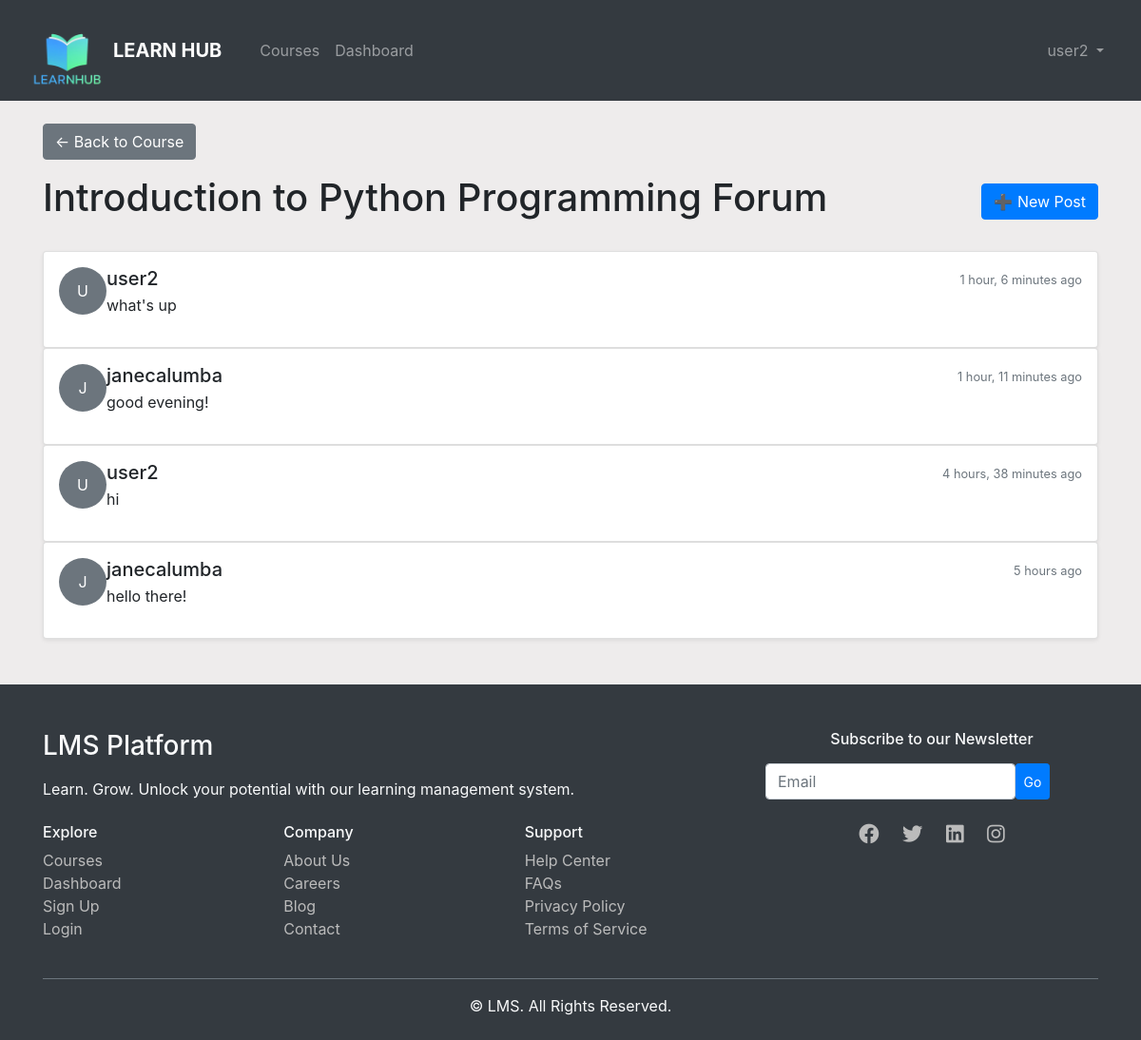
The page /courses/1/forum/ (signed in) on the database its author committed.
### lms_app/models.py (models this page shows)
class Forum(models.Model):
    course = models.OneToOneField(Course, on_delete=models.CASCADE)
    title = models.CharField(max_length=255)

class Post(models.Model):
    forum = models.ForeignKey("Forum", on_delete=models.CASCADE, default=1)
    user = models.ForeignKey(User, on_delete=models.CASCADE)
    content = models.TextField()
    created_at = models.DateTimeField(auto_now_add=True)

### lms_app/views.py (the view)
# urls.py: path('courses/<int:course_id>/forum/', views.forum_view, name='forum_view'),
@login_required
def forum_view(request, course_id):
    course = get_object_or_404(Course, id=course_id)
    forum = get_object_or_404(Forum, course=course)
    posts = Post.objects.filter(forum=forum).order_by('-created_at')
    return render(request, 'forum.html', {'forum': forum, 'posts': posts})

### lms_app/templates/forum.html (shortened to what this page needs)
{% extends 'base.html' %}
{% block content %}
<a href="{% url 'course_detail' forum.course.id %}" class="btn btn-secondary mb-3">← Back to Course</a>
<div class="d-flex justify-content-between align-items-center mb-4">
    <h1 class="fw-bold">{{ forum.title }}</h1>
    <a href="{% url 'create_post' forum.course.id %}" class="btn btn-primary">➕ New Post</a>
</div>
{% if posts %}
<div class="row g-3">
    {% for post in posts %}
    <div class="col-12">
        <div class="card shadow-sm hover-shadow transition p-3">
            <div class="d-flex align-items-start mb-2">
                <div class="me-3">
                    <div class="rounded-circle bg-secondary text-white d-flex align-items-center justify-content-center" style="width:50px; height:50px;">
                        {{ post.user.username|slice:":1"|upper }}
                    </div>
                </div>
                <div class="flex-grow-1">
                    <div class="d-flex justify-content-between align-items-center">
                        <h5 class="mb-1">{{ post.user.username }}</h5>
                        <small class="text-muted">{{ post.created_at|timesince }} ago</small>
                    </div>
                    <p class="mb-2">{{ post.content }}</p>
                </div>
            </div>
        </div>
    </div>
    {% endfor %}
</div>
{% else %}
<div class="alert alert-info mt-3 text-center">
    No posts in this forum yet. Be the first to start a discussion!
</div>
{% endif %}
{% endblock %}

### lms_app/templates/base.html (shortened to what this page needs)
{% load static %}
<!DOCTYPE html>
<html lang="en">
<head>
    <link rel="stylesheet" href="https://stackpath.bootstrapcdn.com/bootstrap/4.5.2/css/bootstrap.min.css">
    <link rel="stylesheet" href="https://cdnjs.cloudflare.com/ajax/libs/font-awesome/5.15.1/css/all.min.css">
</head>
<body style="background-color: rgb(238, 236, 236);">
    <nav class="navbar navbar-expand-lg navbar-dark bg-dark">
    <div class="container-fluid">
        <a class="navbar-brand d-flex align-items-center" href="{% url 'home' %}">
            <img src="{% static 'icons/final logo.png' %}" alt="Logo" width="80" height="80" class="d-inline-block align-top mr-2">
            <span class="font-weight-bold">LEARN HUB</span>
        </a>
        <div class="collapse navbar-collapse" id="navbarNav">
            <ul class="navbar-nav mr-auto">
                <li class="nav-item ml-3">
                    {% if user.profile.role == 'Student' %}
                      <a class="nav-link" href="{% url 'course_list' %}">Courses</a>
                    {% endif %}
                </li>
                {% if user.is_authenticated %}
                    {% if user.profile.role == 'Student' %}
                        <li class="nav-item">
                            <a class="nav-link" href="{% url 'dashboard' %}">Dashboard</a>
                        </li>
                    {% elif user.profile.role == 'Instructor' %}
                        <li class="nav-item">
                            <a class="nav-link" href="{% url 'instructor_dashboard' %}">Dashboard</a>
                        </li>
                    {% endif %}
                {% endif %}
            </ul>
            <ul class="navbar-nav ml-auto">
                {% if user.is_authenticated %}
                    <li class="nav-item dropdown">
                        <a class="nav-link dropdown-toggle" href="#" id="navbarDropdown" role="button"
                           data-toggle="dropdown" aria-haspopup="true" aria-expanded="false">
                            {{ user.username }}
                        </a>
                    </li>
                {% endif %}
            </ul>
        </div>
    </div>
</nav>
    <div class="container mt-4">
        {% block content %}
        {% endblock %}
    </div>
<footer class="bg-dark text-light pt-5 pb-4 mt-5">
  <div class="container">
    <div class="row">
      <div class="col-md-8">
        <h3 class="fw-bold mb-3">LMS Platform</h3>
        <p class="mb-4">Learn. Grow. Unlock your potential with our learning management system.</p>
        <div class="row">
          <div class="col-6 col-md-4">
            <h6 class="fw-bold">Explore</h6>
            <ul class="list-unstyled">
              <li><a href="{% url 'course_list' %}" class="footer-link">Courses</a></li>
              <li><a href="{% url 'dashboard' %}" class="footer-link">Dashboard</a></li>
              <li><a href="{% url 'signup' %}" class="footer-link">Sign Up</a></li>
              <li><a href="{% url 'login' %}" class="footer-link">Login</a></li>
            </ul>
          </div>
          <div class="col-6 col-md-4">
            <h6 class="fw-bold">Company</h6>
            <ul class="list-unstyled">
              <li><a href="#" class="footer-link">About Us</a></li>
              <li><a href="#" class="footer-link">Careers</a></li>
              <li><a href="#" class="footer-link">Blog</a></li>
              <li><a href="#" class="footer-link">Contact</a></li>
            </ul>
          </div>
          <div class="col-6 col-md-4">
            <h6 class="fw-bold">Support</h6>
            <ul class="list-unstyled">
              <li><a href="#" class="footer-link">Help Center</a></li>
              <li><a href="#" class="footer-link">FAQs</a></li>
              <li><a href="#" class="footer-link">Privacy Policy</a></li>
              <li><a href="#" class="footer-link">Terms of Service</a></li>
            </ul>
          </div>
        </div>
      </div>
      <div class="col-md-4 text-md-start text-center mt-4 mt-md-0">
        <h6 class="fw-bold">Subscribe to our Newsletter</h6>
        <form class="d-flex mt-3">
          <input type="email" class="form-control me-2 w-75" placeholder="Email">
          <button type="submit" class="btn btn-primary btn-sm">Go</button>
        </form>
        <div class="mt-4">
          <a href="#" class="social-icon"><i class="fab fa-facebook fa-lg"></i></a>
          <a href="#" class="social-icon"><i class="fab fa-twitter fa-lg"></i></a>
          <a href="#" class="social-icon"><i class="fab fa-linkedin fa-lg"></i></a>
          <a href="#" class="social-icon"><i class="fab fa-instagram fa-lg"></i></a>
        </div>
      </div>
    </div>
    <hr class="border-secondary mt-4">
    <div class="text-center">
      <p class="mb-0">&copy; {{ now|date:"Y" }} LMS. All Rights Reserved.</p>
    </div>
  </div>
</footer>
</body>
</html>

### lms_app/templates/forum.html (style rules this page uses)
.hover-shadow { transition: 0.3s box-shadow; }

### lms_app/templates/base.html (style rules this page uses)
.footer-link { color: #bbb; text-decoration: none; transition: color 0.3s ease; }
.social-icon { color: #bbb; margin: 0 10px; transition: color 0.3s ease, transform 0.2s ease; }

### rows shown on the page
Forum: title "Introduction to Python Programming Forum"
Post: user.username "U", user.username "user2", created_at "1 hour, 6 minutes", content "what's up"
Post: user.username "J", user.username "janecalumba", created_at "1 hour, 11 minutes", content "good evening!"
Post: user.username "U", user.username "user2", created_at "4 hours, 38 minutes", content "hi"
Post: user.username "J", user.username "janecalumba", created_at "5 hours", content "hello there!"

### other values the page prints
{{ user.username }} "user2"
